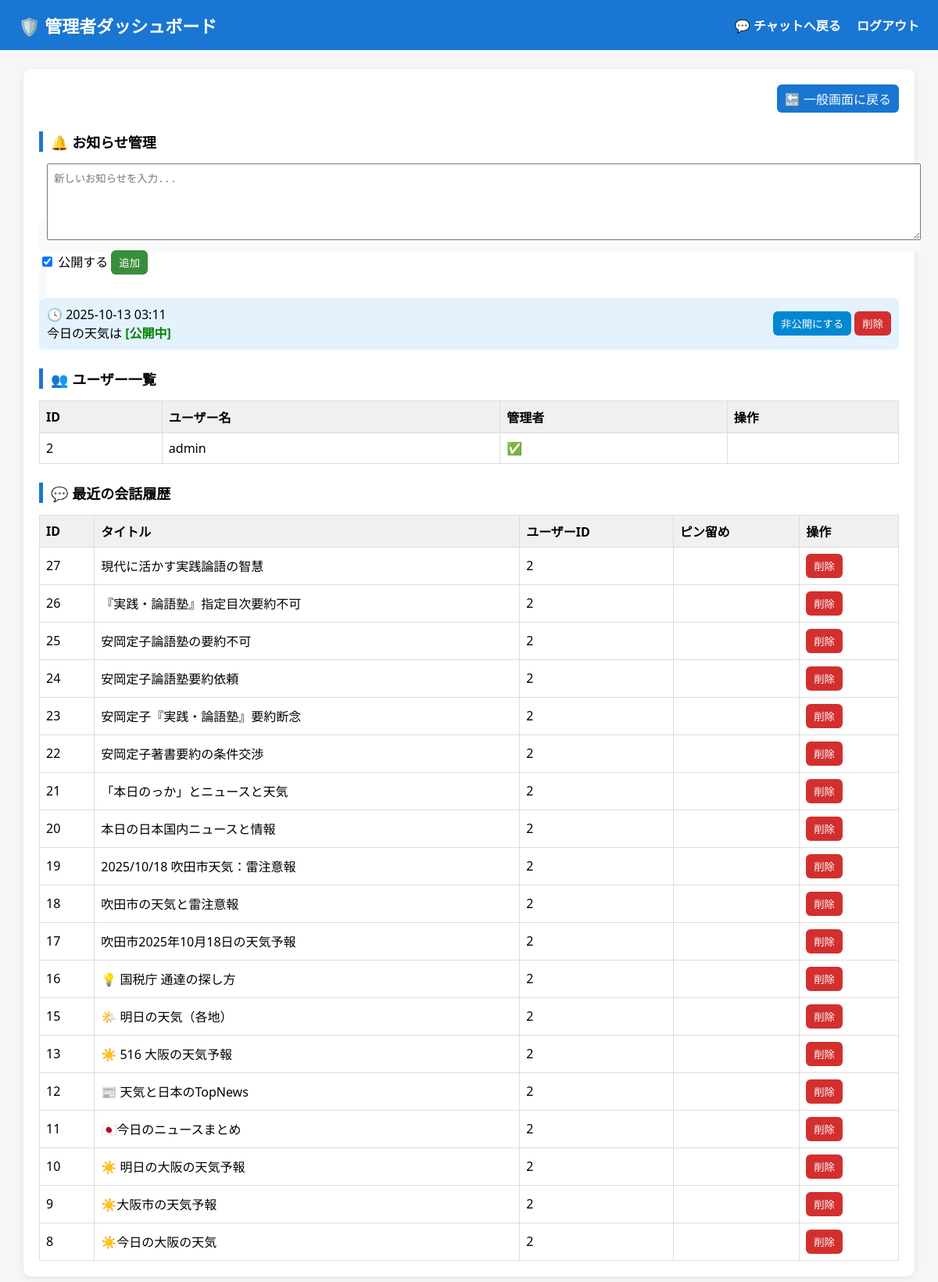
The page /admin_dashboard (signed in) on the database as committed earlier.
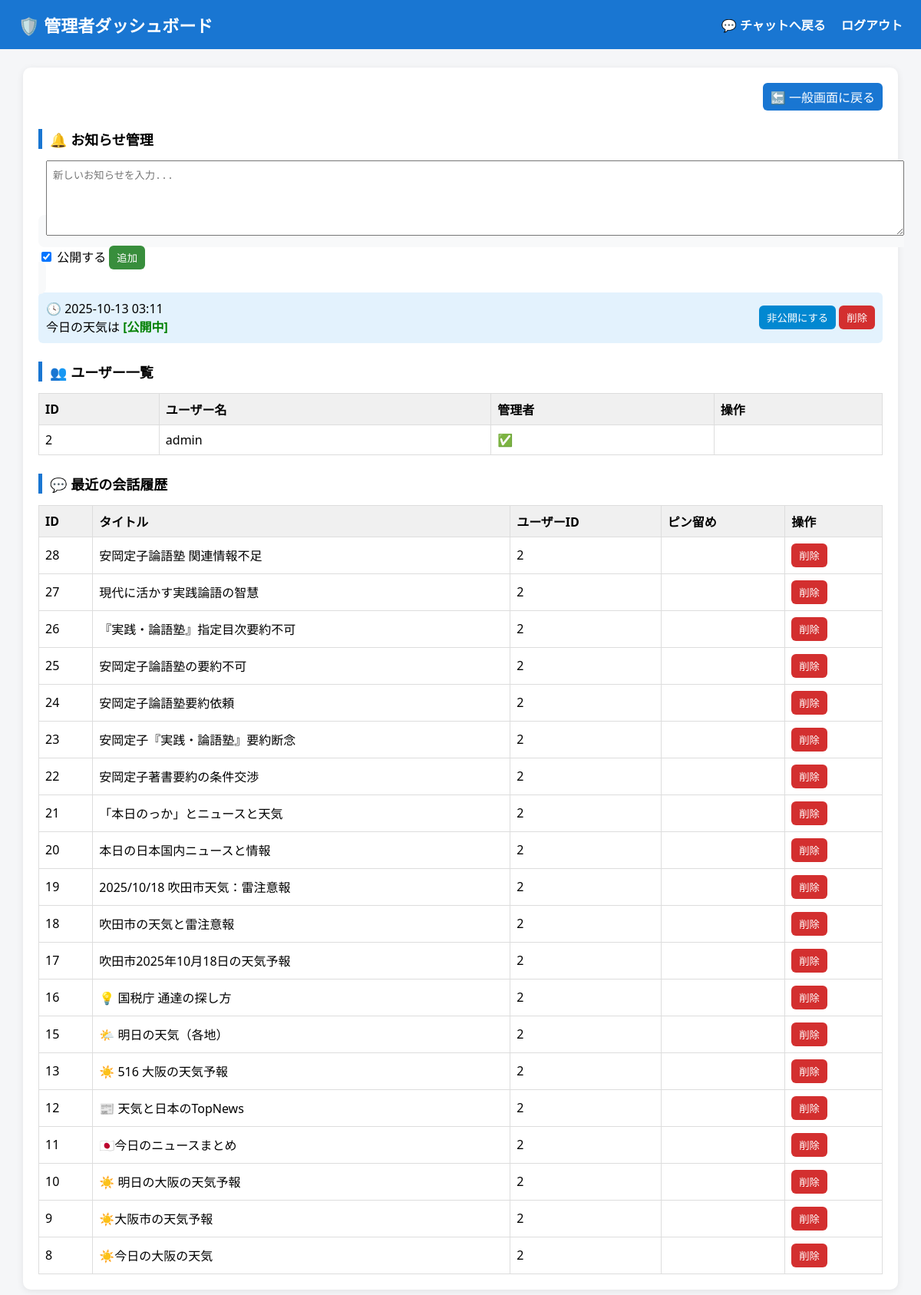
The same page on the database as committed later.
### app/models.py (models this page shows, shortened)
class Announcement(db.Model):
    __tablename__ = "announcement"
    id = db.Column(db.Integer, primary_key=True)
    message = db.Column(db.Text, nullable=False)
    is_active = db.Column(db.Boolean, default=True)
    timestamp = db.Column(db.DateTime, default=datetime.utcnow)

class User(db.Model, UserMixin):
    __tablename__ = "user"
    id = db.Column(db.Integer, primary_key=True)
    username = db.Column(db.String(50), unique=True, nullable=False)
    password = db.Column(db.String(100), nullable=False)
    is_admin = db.Column(db.Boolean, nullable=False, default=False)

class Conversation(db.Model):
    __tablename__ = "conversation"
    id = db.Column(db.Integer, primary_key=True)
    title = db.Column(db.String(100), nullable=False)
    user_id = db.Column(db.Integer, db.ForeignKey("user.id"), nullable=False)
    is_pinned = db.Column(db.Boolean, nullable=False, default=False)
    created_at = db.Column(db.DateTime, default=datetime.utcnow)
    updated_at = db.Column(db.DateTime, default=datetime.utcnow, onupdate=datetime.utcnow)
    summary = db.Column(db.Text, nullable=True)  # ✅ AIによる会話要約を保存
    user = db.relationship("User", backref=db.backref("conversations", lazy=True))

### app/__init__.py (the view)
    @bp.route("/admin_dashboard")
    @login_required
    def admin_dashboard():
        _admin_required()
        users = User.query.order_by(User.id.asc()).all()
        conversations = Conversation.query.order_by(
            Conversation.is_pinned.desc(), Conversation.id.desc()
        ).limit(100).all()
        announcements = Announcement.query.order_by(
            Announcement.timestamp.desc().nullslast()
        ).all()
        return render_template(
            "admin_dashboard.html",
            users=users, conversations=conversations, announcements=announcements
        )

### templates/admin_dashboard.html (shortened to what this page needs)
<!DOCTYPE html>
<html lang="ja">
<head>
</head>
<body>
  <header>
    <h1>🛡️ 管理者ダッシュボード</h1>
    <nav>
      <a href="{{ url_for('core.chat') }}">💬 チャットへ戻る</a>
      <a href="{{ url_for('auth.logout') }}">ログアウト</a>
    </nav>
  </header>
  <main>
    <div class="top-links">
      <a class="link-btn" href="{{ url_for('core.chat') }}">🔙 一般画面に戻る</a>
    </div>
    <h2>🔔 お知らせ管理</h2>
    <form class="announce-form" method="post" action="{{ url_for('core.add_announcement') }}">
      <textarea name="message" placeholder="新しいお知らせを入力..." required></textarea>
      <div style="margin-top:8px;">
        <label><input type="checkbox" name="is_active" value="1" checked> 公開する</label>
        <button type="submit" style="background:#388e3c;">追加</button>
      </div>
    </form>
    {% if announcements %}
      {% for a in announcements %}
      <div class="announce-item">
        <p>
          🕓 {{ a.timestamp.strftime('%Y-%m-%d %H:%M') if a.timestamp else '' }}<br>
          {{ a.message }}
          {% if a.is_active %}
            <span class="active">[公開中]</span>
          {% else %}
            <span class="inactive">[非公開]</span>
          {% endif %}
        </p>
        <div>
          <form method="post" action="{{ url_for('core.toggle_announcement', ann_id=a.id) }}">
            <button type="submit" style="background:#0288d1;">
              {% if a.is_active %}非公開にする{% else %}公開にする{% endif %}
            </button>
          </form>
          <form method="post" action="{{ url_for('core.delete_announcement', ann_id=a.id) }}">
            <button type="submit">削除</button>
          </form>
        </div>
      </div>
      {% endfor %}
    {% else %}
      <p>現在お知らせはありません。</p>
    {% endif %}
    <h2>👥 ユーザー一覧</h2>
    <table>
      <thead>
        <tr>
          <th>ID</th>
          <th>ユーザー名</th>
          <th>管理者</th>
          <th>操作</th>
        </tr>
      </thead>
      <tbody>
        {% for u in users %}
        <tr>
          <td>{{ u.id }}</td>
          <td>{{ u.username }}</td>
          <td>{{ "✅" if u.is_admin else "—" }}</td>
          <td>
          </td>
        </tr>
        {% endfor %}
      </tbody>
    </table>
    <h2>💬 最近の会話履歴</h2>
    <table>
      <thead>
        <tr>
          <th>ID</th>
          <th>タイトル</th>
          <th>ユーザーID</th>
          <th>ピン留め</th>
          <th>操作</th>
        </tr>
      </thead>
      <tbody>
        {% for c in conversations %}
        <tr>
          <td>{{ c.id }}</td>
          <td>{{ c.title }}</td>
          <td>{{ c.user_id }}</td>
          <td>{{ "📌" if c.is_pinned else "" }}</td>
          <td>
            <form method="post" action="{{ url_for('core.delete_conversation', cid=c.id) }}">
              <button type="submit" onclick="return confirm('この会話を削除しますか？')">削除</button>
            </form>
          </td>
        </tr>
        {% endfor %}
      </tbody>
    </table>
  </main>
</body>
</html>

### templates/admin_dashboard.html (style rules this page uses)
body { font-family: "Noto Sans JP", system-ui, sans-serif; background:#f5f6f8; margin:0; }
header { background:#1976d2; color:#fff; padding:16px 24px; display:flex; justify-content:space-between; align-items:center; }
header h1 { margin:0; font-size:22px; }
header a { color:#fff; text-decoration:none; font-weight:bold; margin-left:16px; }
main { max-width:1100px; margin:24px auto; background:#fff; padding:20px; border-radius:10px; box-shadow:0 2px 10px rgba(0,0,0,0.08); }
h2 { border-left:5px solid #1976d2; padding-left:10px; margin-top:24px; font-size:18px; }
table { width:100%; border-collapse:collapse; margin-top:12px; }
th, td { border:1px solid #ddd; padding:8px; text-align:left; }
th { background:#f0f0f0; }
form { display:inline; }
button { background:#d32f2f; border:none; color:#fff; padding:6px 10px; border-radius:6px; cursor:pointer; }
.top-links { margin-bottom:12px; display:flex; justify-content:flex-end; gap:10px; }
.link-btn { background:#1976d2; color:#fff; text-decoration:none; padding:6px 10px; border-radius:6px; }
.announce-form { margin-top:15px; background:#f8f9fa; padding:10px; border-radius:8px; }
textarea { width:100%; height:80px; resize:vertical; padding:8px; }
.announce-item { background:#e3f2fd; padding:10px; border-radius:6px; margin-top:8px; display:flex; justify-content:space-between; align-items:center; }
.announce-item p { margin:0; }
.active { color:green; font-weight:bold; }

Rows that differ between the two databases and show on the page:
added Conversation: id "28", title "安岡定子論語塾 関連情報不足", user_id "2"
